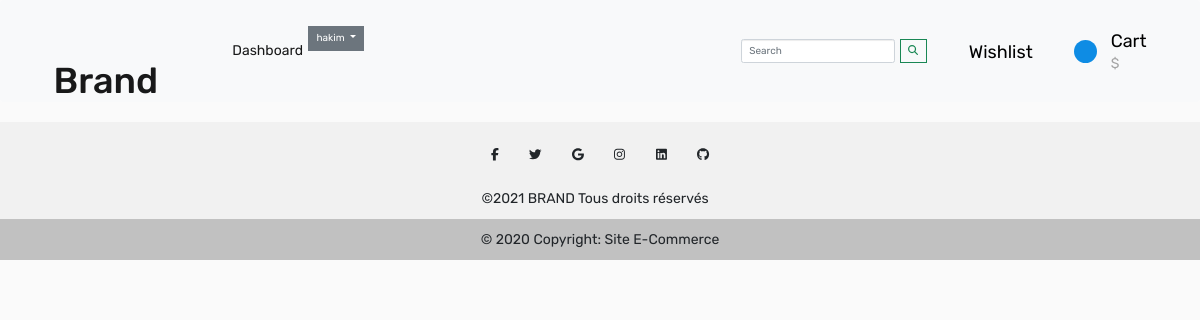
The page /categorie/HP (signed in) on the database as committed earlier.
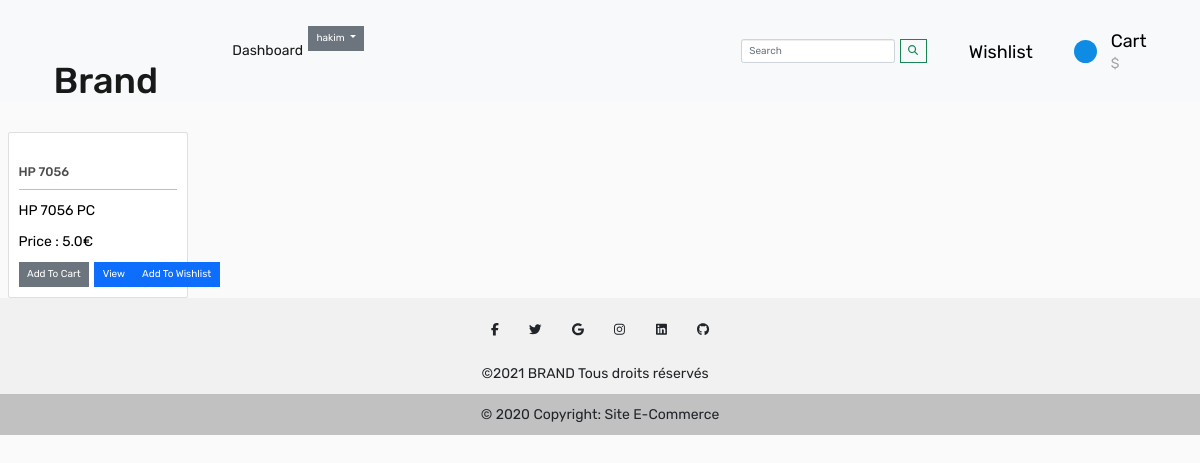
The same page on the database as committed later.
### e_commerce/models.py (models this page shows, shortened)
class Product(Model):
    name = CharField(max_length=100)
    category = ForeignKey(
        Category, related_name='categories', on_delete=CASCADE)
    description = TextField()
    photo = ImageField()
    price = FloatField(default=0)
    quantity = PositiveBigIntegerField(null=True)
    good_rates = PositiveIntegerField(default=0)
    bad_rates = PositiveIntegerField(default=0)
    rates = PositiveIntegerField(default=0)

### e_commerce/views.py (the view)
# urls.py: path('categorie/<str:categorie>', categorie, name="categorie"),
def categorie(request, categorie):
    products = Product.objects.filter(category__category=categorie)
    context = {'products': products}
    return render(request, 'categorie.html', context)

### templates/categorie.html (shortened to what this page needs)
{% extends "base.html" %}
{% block mainNavBar %}
{% include "includes/topNavBar.html" %}
{% endblock mainNavBar %}
{% block content %}
<div class="d-flex">
    <div class="container">
        <div class="row ">
            {% for product in products %}
            <div class="col-lg-4">
                <div class="card" style="width: 18rem;">
                    <a href="#"><img
                            class="card-img-top" alt=""></a>
                    <div class="card-body">
                        <h5 class="card-title">{{product.name}}</h5>
                        <hr>
                        <p class="card-text">{{product.description}}</p>
                        <p class="card-text">Price : {{product.price}}€</p>
                        <div class="d-flex">
                            <a href="#" class="btn btn-secondary me-2">Add To Cart</a>
                            <a href="{%url 'viewProduct' product.id %}" class="btn btn-primary">View</a>
                            <a href="{% url 'wishlist' %}" class="btn btn-primary">Add To Wishlist</a>
                        </div>
                    </div>
                </div>
            </div>
            {% endfor %}
        </div>
    </div>
</div>
{% endblock content %}

Rows that differ between the two databases and show on the page:
added Product: name "HP 7056", description "HP 7056 PC", price "5.0"
